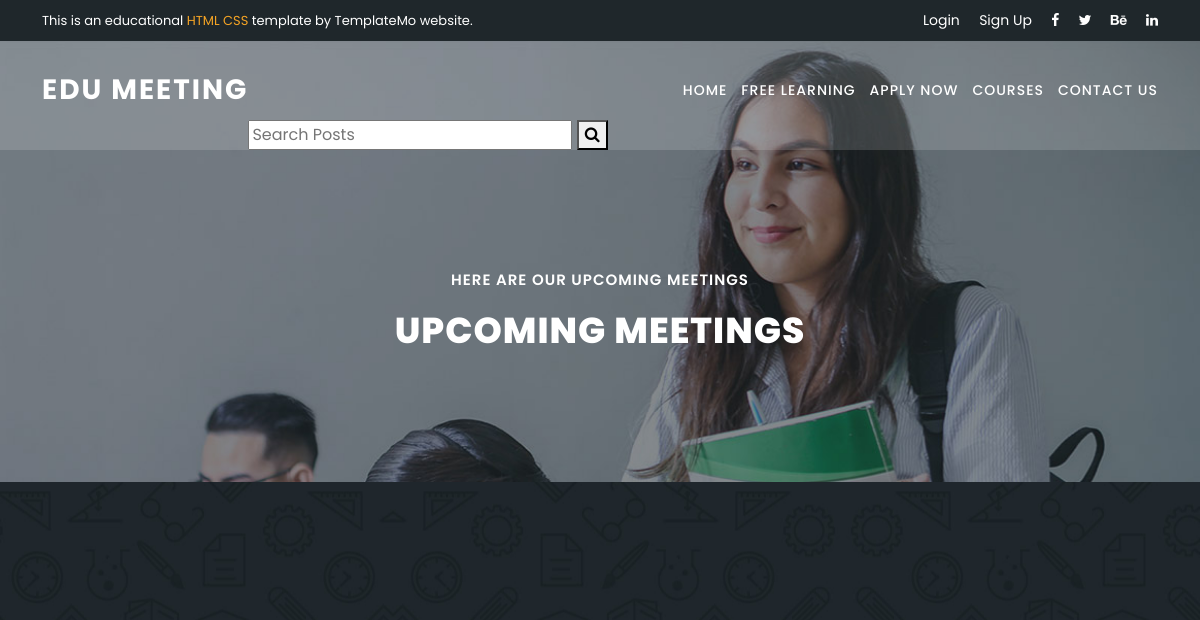
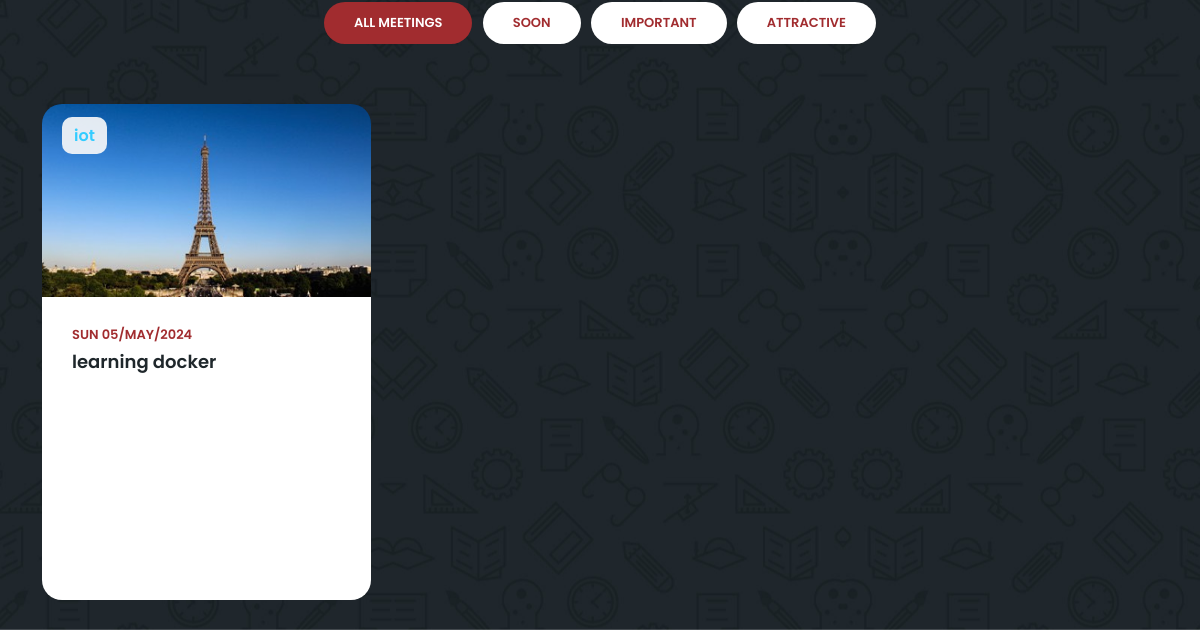
The page /blog/ on the database as committed earlier (2 pictures, top to bottom).
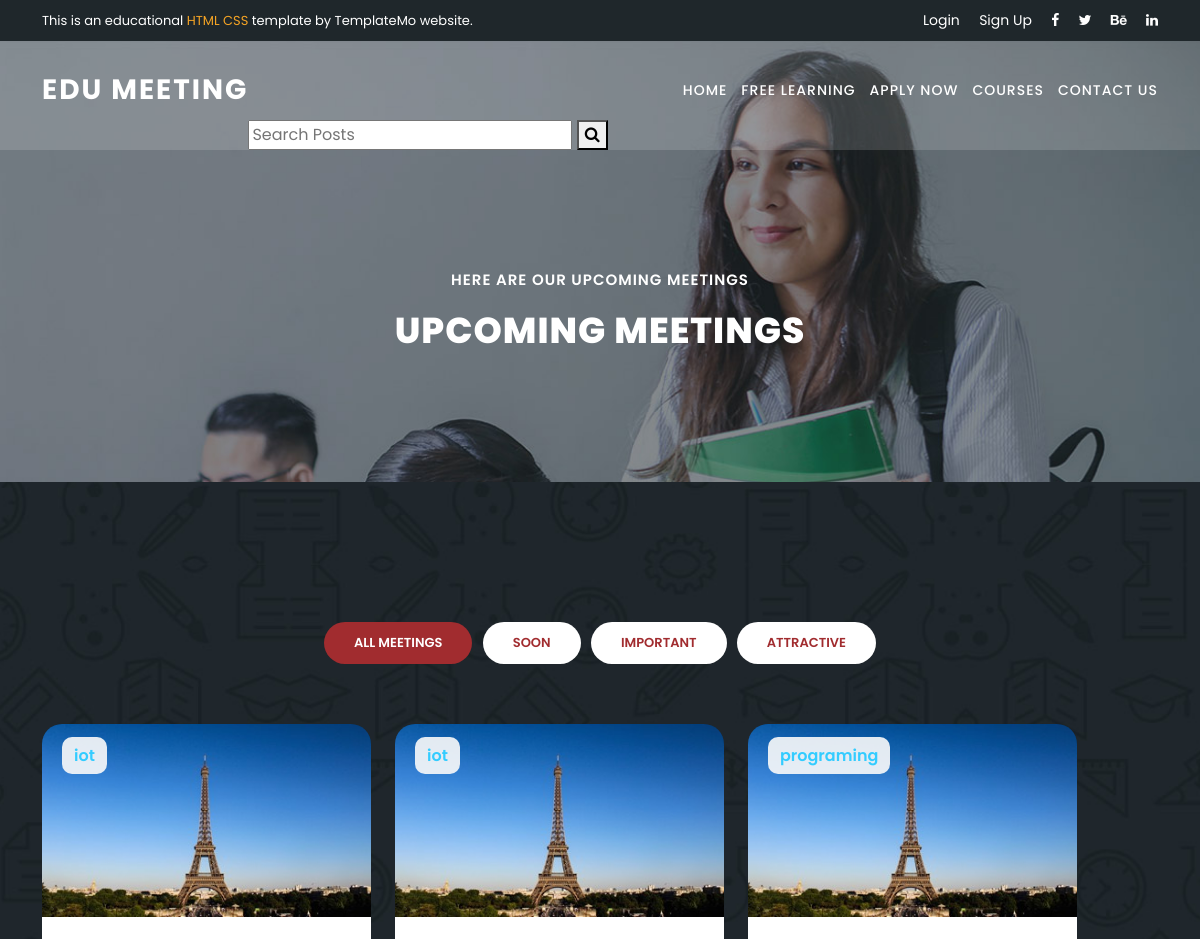
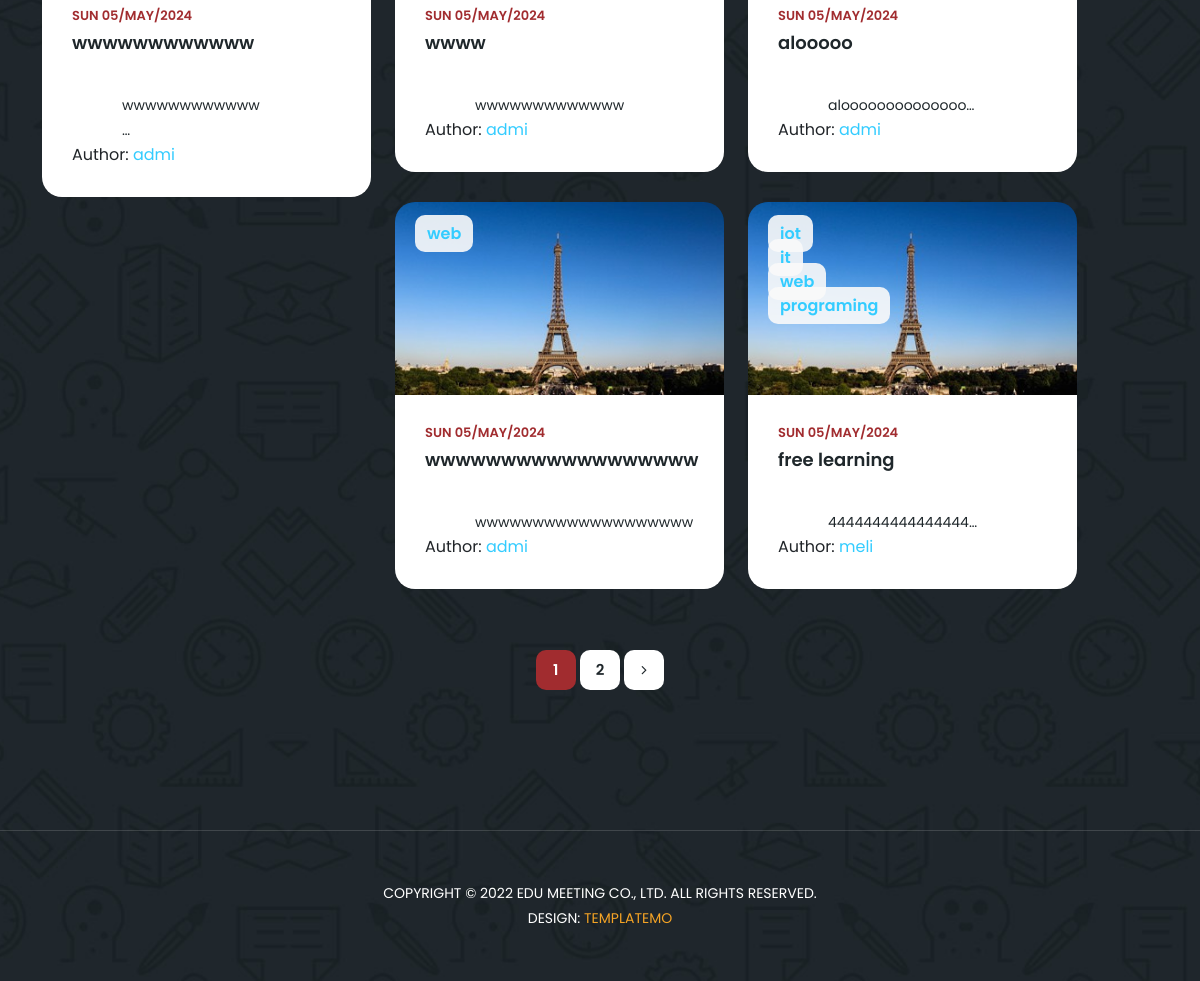
The same page on the database as committed later (2 pictures, top to bottom).
### blog/models.py (models this page shows, shortened)
class Category(models.Model):
    name = models.CharField(max_length=255)

class Post(models.Model):
    image = models.ImageField(upload_to='blog/', default='blog/default.jpg')
    tags = TaggableManager(blank=True)
    category = models.ManyToManyField(Category)
    author = models.ForeignKey(User, on_delete=models.SET_NULL, null=True)
    title = models.CharField(max_length=255)
    content = models.TextField()
    counted_view = models.IntegerField(default=0)
    status = models.BooleanField(default=False)
    created_date = models.DateTimeField(auto_now_add=True)
    updated_date = models.DateTimeField(auto_now=True)
    published_date = models.DateTimeField(null=True)
    like = models.IntegerField(default=0)
    class Meta:
        ordering = ["-created_date"]

### blog/views.py (the view)
# urls.py: path('', home_blog, name='index'),
def home_blog(request, **kwargs):
    posts = Post.objects.filter(
        published_date__lte=timezone.now(), status=1)
    if kwargs.get('cat_name') != None:
        posts = posts.filter(category__name=kwargs['cat_name'])
    elif kwargs.get("author_username") != None:
        posts = posts.filter(author__username=kwargs["author_username"])
    elif kwargs.get('tag_name') != None:
        posts = posts.filter(tags__name__in=[kwargs['tag_name']])
    posts = Paginator(posts, 5)
    try:
        page_number = request.GET.get("page")
        posts = posts.get_page(page_number)
    except PageNotAnInteger:
        posts = posts.get_page(1)
    except EmptyPage:
        posts = posts.get_page(1)
    context = {"posts": posts}
    return render(request, "blog/home.html", context)

### templates/blog/home.html (shortened to what this page needs)
{% extends 'base.html' %}
{% load static %}
{% load humanize %}
{% block content %}
<section class="heading-page header-text" id="top">
  <div class="container">
    <div class="row">
      <div class="col-lg-12">
        <h6>Here are our upcoming meetings</h6>
        <h2>Upcoming Meetings</h2>
      </div>
    </div>
  </div>
</section>
<section class="meetings-page" id="meetings">
  <div class="container">
    <div class="row">
      <div class="col-lg-12">
        <div class="row">
          <div class="col-lg-12">
            <div class="filters">
              <ul>
                <li data-filter="*" class="active">All Meetings</li>
                <li data-filter=".soon">Soon</li>
                <li data-filter=".imp">Important</li>
                <li data-filter=".att">Attractive</li>
              </ul>
            </div>
          </div>
          <div class="col-lg-12">
            <div class="row grid">
              {% for post in posts %}
              <div class="col-lg-4 templatemo-item-col all att soon">
                <div class="meeting-item">
                  <div class="thumb">
                    <div class="price">
                      {% for cat in post.category.all %}
                      <span>
                        <a href="{% url 'blog:category' cat_name=cat.name %}">{{cat.name}}</a>
                      </span><br>
                      {% endfor %}
                    </div>
                    <a href="{% url 'blog:single' pid=post.id %}"><img src="{{post.image.url}}" alt=""></a>
                  </div>
                  <div class="down-content">
                    <div class="date">
                      <h6>{{post.published_date|date:'D d/M/Y'}}</h6>
                    </div><br>
                    <a href="{% url 'blog:single' pid=post.id %}">
                      <h4>{{post.title}}</h4>
                    </a>
                    <p><br>
                      {{post.content|safe|truncatechars:20}}
                      <br>
                    </p>
                    Author:
                    <a href="{% url 'blog:author' author_username=post.author.username %}">{{post.author.username}}</a>
                    <br>
                  </div>
                </div>
              </div>
              {% endfor %}
            </div>
          </div>
          <div class="col-lg-12">
            <div class="pagination">
              <ul>
                {% for i in posts.paginator.page_range %}
                {% if posts.number == i %}
                <li class="active"><a href="?page={{i}}">{{i}}</a></li>
                {% else %}
                <li><a href="?page={{i}}">{{i}}</a></li>
                {% endif %}
                {% endfor %}
                {% if posts.has_next %}
                <li><a href="?page={{posts.next_page_number}}"><i class="fa fa-angle-right"></i></a></li>
                {% endif %}
              </ul>
            </div>
          </div>
        </div>
      </div>
    </div>
  </div>
  <div class="footer">
    <p>Copyright © 2022 Edu Meeting Co., Ltd. All Rights Reserved.
      <br>Design: <a href="https://templatemo.com/page/1" target="_parent" title="website templates">TemplateMo</a>
    </p>
  </div>
</section>
{% endblock %}

Rows that differ between the two databases and show on the page:
no longer on this page (row edited): Post: image (placeholder picture), published_date "SUN 05/MAY/2024", title "learning docker", Category (name "iot")
now on this page (row edited): Post: image (placeholder picture), published_date "SUN 05/MAY/2024", title "wwwwwwwwwwww", content "wwwwwwwwwwww …", author.username "admi", Category (name "iot")
now on this page (row edited): Post: image (placeholder picture), published_date "SUN 05/MAY/2024", title "wwww", content "wwwwwwwwwwwww", author.username "admi", Category (name "iot")
now on this page (row edited): Post: image (placeholder picture), published_date "SUN 05/MAY/2024", title "alooooo", content "aloooooooooooooo…", author.username "admi"
now on this page (row unchanged): Category: name "programing"
now on this page (row edited): Post: image (placeholder picture), published_date "SUN 05/MAY/2024", title "wwwwwwwwwwwwwwwwww", content "wwwwwwwwwwwwwwwwwww", author.username "admi"
now on this page (row unchanged): Category: name "web"
now on this page (row edited): Post: image (placeholder picture), published_date "SUN 05/MAY/2024", title "free learning", content "4444444444444444…", author.username "meli", Category (name "iot")
now on this page (row unchanged): Category: name "it", shown under "SUN 05/MAY/2024"
Other text that changed with them:
new list line: "1"
new list line: "2"
text now shown: "COPYRIGHT © 2022 EDU MEETING CO., LTD. ALL RIGHTS RESERVED. DESIGN: TEMPLATEMO"
